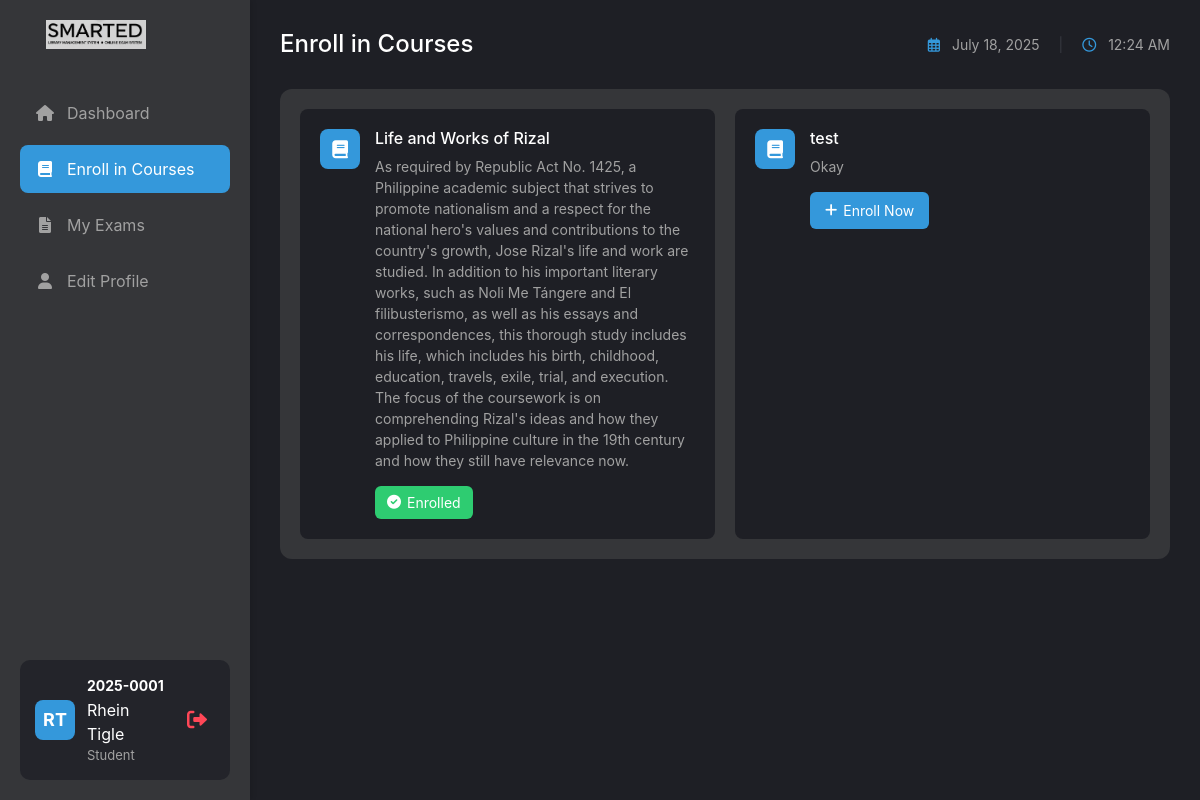
The page /exam/student/enroll_courses.php (signed in) on the database its author committed.
### tables this page shows
CREATE TABLE `students` (
  `id` int(11) NOT NULL,
  `student_id` varchar(20) DEFAULT NULL,
  `email` varchar(100) DEFAULT NULL,
  `password` varchar(255) DEFAULT NULL,
  `created_at` timestamp NULL DEFAULT current_timestamp(),
  `firstname` varchar(50) DEFAULT NULL,
  `lastname` varchar(50) DEFAULT NULL,
  `birthdate` date DEFAULT NULL,
  `age` int(11) DEFAULT NULL,
  `reset_token` varchar(255) DEFAULT NULL,
  `reset_token_expiry` datetime DEFAULT NULL,
  `address` varchar(255) DEFAULT NULL,
  `phone` varchar(11) DEFAULT NULL,
  `school` varchar(100) DEFAULT NULL,
  `verified` tinyint(1) DEFAULT 0,
  `verification_token` varchar(64) DEFAULT NULL,
  `is_approved` tinyint(1) DEFAULT 0,
  `reset_otp` varchar(10) DEFAULT NULL,
  `reset_otp_expires` datetime DEFAULT NULL
);

CREATE TABLE `courses` (
  `course_id` int(11) NOT NULL,
  `course_name` varchar(255) NOT NULL,
  `description` text DEFAULT NULL,
  `created_at` timestamp NOT NULL DEFAULT current_timestamp()
);

### exam/student/enroll_courses.php (the view, shortened to what this page needs)
<?php
require_once '../../shared/db_connect.php';
$student_id = $_SESSION['student_id'];
$stmt = $pdo->prepare("SELECT firstname, lastname FROM students WHERE student_id = ?");
$stmt->execute([$student_id]);
$nameRow = $stmt->fetch(PDO::FETCH_ASSOC);
$full_name = ($nameRow ? trim($nameRow['firstname'] . ' ' . $nameRow['lastname']) : '');
$stmt = $pdo->prepare("SELECT c.course_id, c.course_name, c.description,
                        (SELECT COUNT(*) FROM enrollments e WHERE e.course_id = c.course_id AND e.student_id = ?) AS is_enrolled,
                        (SELECT is_approved FROM enrollments e WHERE e.course_id = c.course_id AND e.student_id = ?) AS is_approved
                        FROM courses c");
$stmt->execute([$student_id, $student_id]);
$courses = $stmt->fetchAll(PDO::FETCH_ASSOC);
?>
<!DOCTYPE html>
<html lang="en">
<head>
    <link href="https://cdn.jsdelivr.net/npm/bootstrap@5.1.3/dist/css/bootstrap.min.css" rel="stylesheet">
    <link rel="stylesheet" href="https://cdnjs.cloudflare.com/ajax/libs/font-awesome/6.0.0/css/all.min.css">
    <link rel="stylesheet" href="../assets/css/styles.css">
</head>
<body class="dashboard-layout">
    <div class="sidebar">
        <div class="brand-section">
            <img src="../admin/smarted-letter-only.jpg" alt="SmartED Logo" class="img-fluid ms-3" style="max-width: 100px;">
        </div>
        <nav class="nav-menu">
            <ul>
                <li class="nav-item">
                    <a href="student_dashboard.php" class="nav-link">
                        <i class="fas fa-home"></i>
                        <span>Dashboard</span>
                    </a>
                </li>
                <li class="nav-item">
                    <a href="enroll_courses.php" class="nav-link active">
                        <i class="fas fa-book"></i>
                        <span>Enroll in Courses</span>
                    </a>
                </li>
                <li class="nav-item">
                    <a href="my_exams.php" class="nav-link">
                        <i class="fas fa-file-alt"></i>
                        <span>My Exams</span>
                    </a>
                </li>
                <li class="nav-item">
                    <a href="edit_profile.php" class="nav-link">
                        <i class="fas fa-user"></i>
                        <span>Edit Profile</span>
                    </a>
                </li>
            </ul>
        </nav>
        <div class="student-section" style="display: flex; align-items: center; background: #23242a; border-radius: 10px; padding: 15px; margin-top: auto;">
    <div class="student-avatar" style="width: 40px; height: 40px; background: #3498db; border-radius: 8px; display: flex; align-items: center; justify-content: center; color: #fff; font-weight: bold; font-size: 18px; margin-right: 12px;">
        <?php echo strtoupper(substr($nameRow['firstname'],0,1) . substr($nameRow['lastname'],0,1)); ?>
    </div>
    <div class="student-details" style="flex: 1;">
        <div class="student-name" style="color: #fff; font-weight: bold;"><?php echo htmlspecialchars($student_id); ?></div>
        <div class="student-fullname" style="color: #fff;"><?php echo htmlspecialchars($full_name); ?></div>
        <div class="student-role" style="color: #a1a1a1; font-size: 13px;">Student</div>
    </div>
    <a href="logout.php" class="logout-btn" style="color: #ff4757; margin-left: 10px; font-size: 20px;">
        <i class="fas fa-sign-out-alt"></i>
    </a>
</div>
    </div>
    <div class="main-content">
        <div class="content-header">
            <h1>Enroll in Courses</h1>
            <div class="date-time">
                <i class="far fa-calendar-alt"></i>
                <?php echo date('F d, Y'); ?>
                <span class="separator">|</span>
                <i class="far fa-clock"></i>
                <span id="live-time"></span>
            </div>
        </div>
        <div class="dashboard-section">
            <div class="courses-grid">
                <?php foreach ($courses as $course): ?>
                    <div class="course-card">
                        <div class="course-icon">
                            <i class="fas fa-book"></i>
                        </div>
                        <div class="course-content">
                            <h4><?php echo htmlspecialchars($course['course_name']); ?></h4>
                            <p class="course-description"><?php echo htmlspecialchars($course['description']); ?></p>
                            <?php if ($course['is_enrolled'] > 0): ?>
                                <?php if ($course['is_approved'] == 1): ?>
                                    <div class="enrollment-status enrolled">
                                        <i class="fas fa-check-circle"></i>
                                        <span>Enrolled</span>
                                    </div>
                                <?php endif; ?>
                            <?php else: ?>
                                <form method="POST" action="" class="enroll-form">
                                    <button type="submit" name="enroll" class="btn-enroll">
                                        <i class="fas fa-plus"></i> Enroll Now
                                    </button>
                                </form>
                            <?php endif; ?>
                        </div>
                    </div>
                <?php endforeach; ?>
            </div>
        </div>
    </div>
</body>
</html>

### exam/assets/css/styles.css (style rules this page uses)
body { background-color: #1e1f25; color: #a1a1a1; font-family: -apple-system, BlinkMacSystemFont, "Segoe UI", Roboto, Helvetica, Arial, sans-serif; margin: 0; padding: 0; }
.dashboard-layout { display: flex; min-height: 100vh; }
.sidebar { width: 250px; background-color: rgb(53, 54, 57); padding: 20px; display: flex; flex-direction: column; box-shadow: 2px 0 5px rgba(0, 0, 0, 0.1); }
.brand-section { display: flex; align-items: center; margin-bottom: 40px; padding: 0 10px; }
.nav-menu { flex: 1; }
.nav-menu ul { list-style: none; padding: 0; margin: 0; }
.nav-item { margin-bottom: 8px; }
.nav-link { display: flex; align-items: center; padding: 12px 15px; color: #a1a1a1; text-decoration: none; border-radius: 8px; transition: all 0.3s ease; }
.nav-link:hover, .nav-link.active { background-color: #3498db; color: white; }
.nav-link i { margin-right: 12px; width: 20px; text-align: center; }
.logout-btn { color: #ff4757; text-decoration: none; padding: 8px; border-radius: 6px; transition: all 0.3s ease; }
.main-content { flex: 1; padding: 30px; overflow-y: auto; max-width: 1500px; width: 100%; }
.content-header { display: flex; justify-content: space-between; align-items: center; margin-bottom: 30px; }
.content-header h1 { color: white; font-size: 24px; margin: 0; }
.date-time { color: #a1a1a1; font-size: 14px; }
.date-time i { margin-right: 8px; color: #3498db; }
.separator { margin: 0 15px; color: #373a40; }
.dashboard-section { background-color: rgb(53, 54, 57); border-radius: 12px; padding: 20px; margin-bottom: 30px; }

### rows shown on the page
students: firstname+lastname "RT", full_name "Rhein Tigle"
courses: course_name "Life and Works of Rizal", description "As required by Republic Act No. 1425, a Philippine academic subject that strives to promote nationalism and a respect for the national hero's values and contributions to the country's growth, Jose Rizal's life and work are studied. In addition to his important literary works, such as Noli Me Tángere and El filibusterismo, as well as his essays and correspondences, this thorough study includes his life, which includes his birth, childhood, education, travels, exile, trial, and execution. The focus of the coursework is on comprehending Rizal's ideas and how they applied to Philippine culture in the 19th century and how they still have relevance now.", shows "Enrolled"
courses: course_name "test", description "Okay"

### other values the page prints
$student_id "2025-0001"
